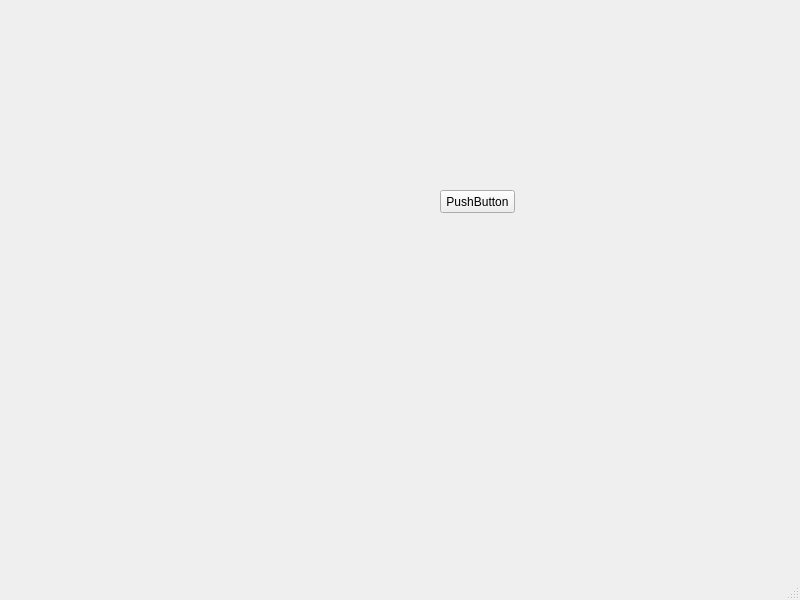
<?xml version="1.0" encoding="UTF-8"?>
<ui version="4.0">
 <class>MainWindow</class>
 <widget class="QMainWindow" name="MainWindow">
  <property name="geometry">
   <rect>
    <x>0</x>
    <y>0</y>
    <width>800</width>
    <height>600</height>
   </rect>
  </property>
  <property name="windowTitle">
   <string>MainWindow</string>
  </property>
  <widget class="QWidget" name="centralwidget">
   <widget class="QPushButton" name="pushButton">
    <property name="geometry">
     <rect>
      <x>440</x>
      <y>190</y>
      <width>75</width>
      <height>23</height>
     </rect>
    </property>
    <property name="text">
     <string>PushButton</string>
    </property>
   </widget>
  </widget>
  <widget class="QMenuBar" name="menubar">
   <property name="geometry">
    <rect>
     <x>0</x>
     <y>0</y>
     <width>800</width>
     <height>21</height>
    </rect>
   </property>
  </widget>
  <widget class="QStatusBar" name="statusbar"/>
 </widget>
 <resources/>
 <connections/>
</ui>
